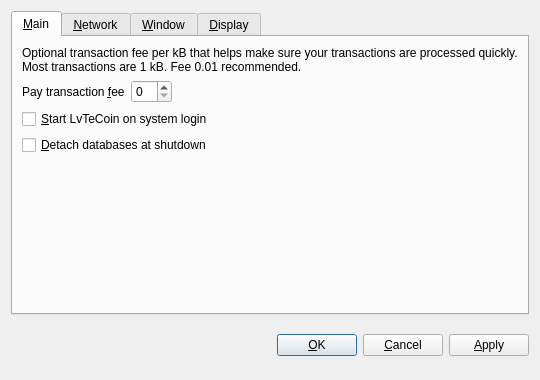
<?xml version="1.0" encoding="UTF-8"?>
<ui version="4.0">
 <class>OptionsDialog</class>
 <widget class="QDialog" name="OptionsDialog">
  <property name="geometry">
   <rect>
    <x>0</x>
    <y>0</y>
    <width>540</width>
    <height>380</height>
   </rect>
  </property>
  <property name="windowTitle">
   <string>Options</string>
  </property>
  <property name="modal">
   <bool>true</bool>
  </property>
  <layout class="QVBoxLayout" name="verticalLayout">
   <item>
    <widget class="QTabWidget" name="tabWidget">
     <property name="tabPosition">
      <enum>QTabWidget::North</enum>
     </property>
     <property name="currentIndex">
      <number>0</number>
     </property>
     <widget class="QWidget" name="tabMain">
      <attribute name="title">
       <string>&amp;Main</string>
      </attribute>
      <layout class="QVBoxLayout" name="verticalLayout_Main">
       <item>
        <widget class="QLabel" name="transactionFeeInfoLabel">
         <property name="text">
          <string>Optional transaction fee per kB that helps make sure your transactions are processed quickly. Most transactions are 1 kB. Fee 0.01 recommended.</string>
         </property>
         <property name="textFormat">
          <enum>Qt::PlainText</enum>
         </property>
         <property name="wordWrap">
          <bool>true</bool>
         </property>
        </widget>
       </item>
       <item>
        <layout class="QHBoxLayout" name="horizontalLayout_Main">
         <item>
          <widget class="QLabel" name="transactionFeeLabel">
           <property name="text">
            <string>Pay transaction &amp;fee</string>
           </property>
           <property name="textFormat">
            <enum>Qt::PlainText</enum>
           </property>
           <property name="buddy">
            <cstring>transactionFee</cstring>
           </property>
          </widget>
         </item>
         <item>
          <widget class="BitcoinAmountField" name="transactionFee"/>
         </item>
         <item>
          <spacer name="horizontalSpacer_Main">
           <property name="orientation">
            <enum>Qt::Horizontal</enum>
           </property>
           <property name="sizeHint" stdset="0">
            <size>
             <width>40</width>
             <height>20</height>
            </size>
           </property>
          </spacer>
         </item>
        </layout>
       </item>
       <item>
        <widget class="QCheckBox" name="bitcoinAtStartup">
         <property name="toolTip">
          <string>Automatically start LvTeCoin after logging in to the system.</string>
         </property>
         <property name="text">
          <string>&amp;Start LvTeCoin on system login</string>
         </property>
        </widget>
       </item>
       <item>
        <widget class="QCheckBox" name="detachDatabases">
         <property name="toolTip">
          <string>Detach block and address databases at shutdown. This means they can be moved to another data directory, but it slows down shutdown. The wallet is always detached.</string>
         </property>
         <property name="text">
          <string>&amp;Detach databases at shutdown</string>
         </property>
        </widget>
       </item>
       <item>
        <spacer name="verticalSpacer_Main">
         <property name="orientation">
          <enum>Qt::Vertical</enum>
         </property>
         <property name="sizeHint" stdset="0">
          <size>
           <width>20</width>
           <height>40</height>
          </size>
         </property>
        </spacer>
       </item>
      </layout>
     </widget>
     <widget class="QWidget" name="tabNetwork">
      <attribute name="title">
       <string>&amp;Network</string>
      </attribute>
      <layout class="QVBoxLayout" name="verticalLayout_Network">
       <item>
        <widget class="QCheckBox" name="mapPortUpnp">
         <property name="toolTip">
          <string>Automatically open the LvTeCoin client port on the router. This only works when your router supports UPnP and it is enabled.</string>
         </property>
         <property name="text">
          <string>Map port using &amp;UPnP</string>
         </property>
        </widget>
       </item>
       <item>
        <widget class="QCheckBox" name="connectSocks">
         <property name="toolTip">
          <string>Connect to the LvTeCoin network through a SOCKS proxy (e.g. when connecting through Tor).</string>
         </property>
         <property name="text">
          <string>&amp;Connect through SOCKS proxy:</string>
         </property>
        </widget>
       </item>
       <item>
        <layout class="QHBoxLayout" name="horizontalLayout_Network">
         <item>
          <widget class="QLabel" name="proxyIpLabel">
           <property name="text">
            <string>Proxy &amp;IP:</string>
           </property>
           <property name="textFormat">
            <enum>Qt::PlainText</enum>
           </property>
           <property name="buddy">
            <cstring>proxyIp</cstring>
           </property>
          </widget>
         </item>
         <item>
          <widget class="QValidatedLineEdit" name="proxyIp">
           <property name="maximumSize">
            <size>
             <width>140</width>
             <height>16777215</height>
            </size>
           </property>
           <property name="toolTip">
            <string>IP address of the proxy (e.g. 127.0.0.1)</string>
           </property>
          </widget>
         </item>
         <item>
          <widget class="QLabel" name="proxyPortLabel">
           <property name="text">
            <string>&amp;Port:</string>
           </property>
           <property name="textFormat">
            <enum>Qt::PlainText</enum>
           </property>
           <property name="buddy">
            <cstring>proxyPort</cstring>
           </property>
          </widget>
         </item>
         <item>
          <widget class="QLineEdit" name="proxyPort">
           <property name="maximumSize">
            <size>
             <width>55</width>
             <height>16777215</height>
            </size>
           </property>
           <property name="toolTip">
            <string>Port of the proxy (e.g. 9050)</string>
           </property>
          </widget>
         </item>
         <item>
          <widget class="QLabel" name="socksVersionLabel">
           <property name="text">
            <string>SOCKS &amp;Version:</string>
           </property>
           <property name="textFormat">
            <enum>Qt::PlainText</enum>
           </property>
           <property name="buddy">
            <cstring>socksVersion</cstring>
           </property>
          </widget>
         </item>
         <item>
          <widget class="QValueComboBox" name="socksVersion">
           <property name="toolTip">
            <string>SOCKS version of the proxy (e.g. 5)</string>
           </property>
          </widget>
         </item>
         <item>
          <spacer name="horizontalSpacer_Network">
           <property name="orientation">
            <enum>Qt::Horizontal</enum>
           </property>
           <property name="sizeHint" stdset="0">
            <size>
             <width>40</width>
             <height>20</height>
            </size>
           </property>
          </spacer>
         </item>
        </layout>
       </item>
       <item>
        <spacer name="verticalSpacer_Network">
         <property name="orientation">
          <enum>Qt::Vertical</enum>
         </property>
         <property name="sizeHint" stdset="0">
          <size>
           <width>20</width>
           <height>40</height>
          </size>
         </property>
        </spacer>
       </item>
      </layout>
     </widget>
     <widget class="QWidget" name="tabWindow">
      <attribute name="title">
       <string>&amp;Window</string>
      </attribute>
      <layout class="QVBoxLayout" name="verticalLayout_Window">
       <item>
        <widget class="QCheckBox" name="minimizeToTray">
         <property name="toolTip">
          <string>Show only a tray icon after minimizing the window.</string>
         </property>
         <property name="text">
          <string>&amp;Minimize to the tray instead of the taskbar</string>
         </property>
        </widget>
       </item>
       <item>
        <widget class="QCheckBox" name="minimizeOnClose">
         <property name="toolTip">
          <string>Minimize instead of exit the application when the window is closed. When this option is enabled, the application will be closed only after selecting Quit in the menu.</string>
         </property>
         <property name="text">
          <string>M&amp;inimize on close</string>
         </property>
        </widget>
       </item>
       <item>
        <spacer name="verticalSpacer_Window">
         <property name="orientation">
          <enum>Qt::Vertical</enum>
         </property>
         <property name="sizeHint" stdset="0">
          <size>
           <width>20</width>
           <height>40</height>
          </size>
         </property>
        </spacer>
       </item>
      </layout>
     </widget>
     <widget class="QWidget" name="tabDisplay">
      <attribute name="title">
       <string>&amp;Display</string>
      </attribute>
      <layout class="QVBoxLayout" name="verticalLayout_Display">
       <item>
        <layout class="QHBoxLayout" name="horizontalLayout_1_Display">
         <item>
          <widget class="QLabel" name="langLabel">
           <property name="text">
            <string>User Interface &amp;language:</string>
           </property>
           <property name="textFormat">
            <enum>Qt::PlainText</enum>
           </property>
           <property name="buddy">
            <cstring>lang</cstring>
           </property>
          </widget>
         </item>
         <item>
          <widget class="QValueComboBox" name="lang">
           <property name="toolTip">
            <string>The user interface language can be set here. This setting will take effect after restarting LvTeCoin.</string>
           </property>
          </widget>
         </item>
        </layout>
       </item>
       <item>
        <layout class="QHBoxLayout" name="horizontalLayout_2_Display">
         <item>
          <widget class="QLabel" name="unitLabel">
           <property name="text">
            <string>&amp;Unit to show amounts in:</string>
           </property>
           <property name="textFormat">
            <enum>Qt::PlainText</enum>
           </property>
           <property name="buddy">
            <cstring>unit</cstring>
           </property>
          </widget>
         </item>
         <item>
          <widget class="QValueComboBox" name="unit">
           <property name="toolTip">
            <string>Choose the default subdivision unit to show in the interface and when sending coins.</string>
           </property>
          </widget>
         </item>
        </layout>
       </item>
       <item>
        <widget class="QCheckBox" name="displayAddresses">
         <property name="toolTip">
          <string>Whether to show LvTeCoin addresses in the transaction list.</string>
         </property>
         <property name="text">
          <string>&amp;Display addresses in transaction list</string>
         </property>
        </widget>
       </item>
       <item>
        <widget class="QCheckBox" name="coinControlFeatures">
         <property name="toolTip">
          <string>Whether to show coin control features or not.</string>
         </property>
         <property name="text">
          <string>Display coin &amp;control features (experts only!)</string>
         </property>
        </widget>
       </item>
       <item>
        <spacer name="verticalSpacer_Display">
         <property name="orientation">
          <enum>Qt::Vertical</enum>
         </property>
         <property name="sizeHint" stdset="0">
          <size>
           <width>20</width>
           <height>40</height>
          </size>
         </property>
        </spacer>
       </item>
      </layout>
     </widget>
    </widget>
   </item>
   <item>
    <layout class="QHBoxLayout" name="horizontalLayout_Buttons">
     <item>
      <spacer name="horizontalSpacer_1">
       <property name="orientation">
        <enum>Qt::Horizontal</enum>
       </property>
       <property name="sizeHint" stdset="0">
        <size>
         <width>40</width>
         <height>48</height>
        </size>
       </property>
      </spacer>
     </item>
     <item>
      <widget class="QLabel" name="statusLabel">
       <property name="font">
        <font>
         <weight>75</weight>
         <bold>true</bold>
        </font>
       </property>
       <property name="text">
        <string/>
       </property>
       <property name="textFormat">
        <enum>Qt::PlainText</enum>
       </property>
       <property name="wordWrap">
        <bool>true</bool>
       </property>
      </widget>
     </item>
     <item>
      <spacer name="horizontalSpacer_2">
       <property name="orientation">
        <enum>Qt::Horizontal</enum>
       </property>
       <property name="sizeHint" stdset="0">
        <size>
         <width>40</width>
         <height>48</height>
        </size>
       </property>
      </spacer>
     </item>
     <item>
      <widget class="QPushButton" name="okButton">
       <property name="text">
        <string>&amp;OK</string>
       </property>
      </widget>
     </item>
     <item>
      <widget class="QPushButton" name="cancelButton">
       <property name="text">
        <string>&amp;Cancel</string>
       </property>
       <property name="autoDefault">
        <bool>false</bool>
       </property>
      </widget>
     </item>
     <item>
      <widget class="QPushButton" name="applyButton">
       <property name="text">
        <string>&amp;Apply</string>
       </property>
       <property name="autoDefault">
        <bool>false</bool>
       </property>
      </widget>
     </item>
    </layout>
   </item>
  </layout>
 </widget>
 <customwidgets>
  <customwidget>
   <class>BitcoinAmountField</class>
   <extends>QSpinBox</extends>
   <header>bitcoinamountfield.h</header>
  </customwidget>
  <customwidget>
   <class>QValueComboBox</class>
   <extends>QComboBox</extends>
   <header>qvaluecombobox.h</header>
  </customwidget>
  <customwidget>
   <class>QValidatedLineEdit</class>
   <extends>QLineEdit</extends>
   <header>qvalidatedlineedit.h</header>
  </customwidget>
 </customwidgets>
 <resources/>
 <connections/>
</ui>
